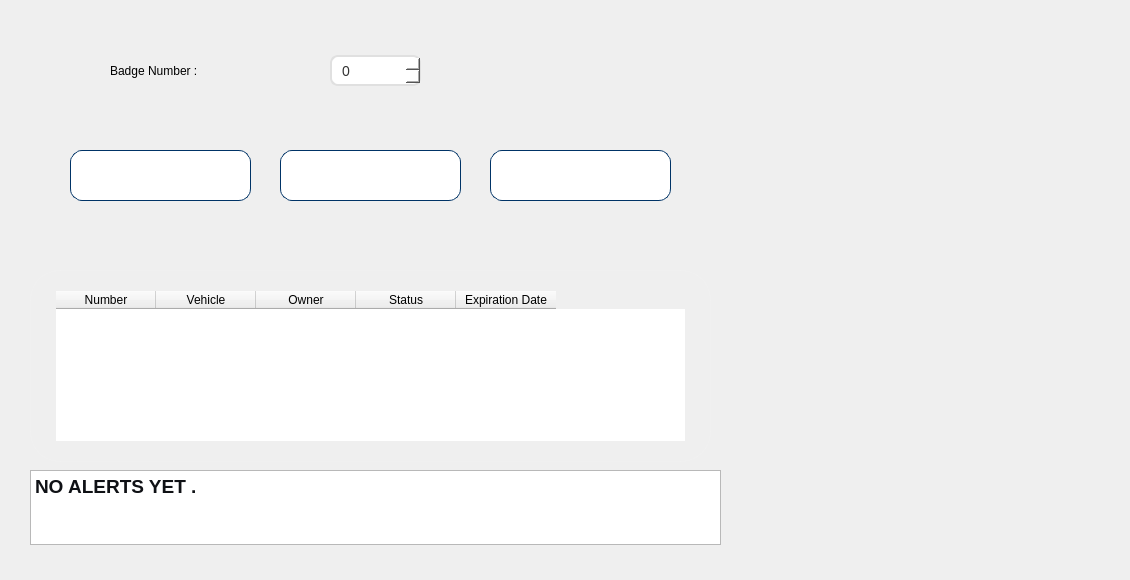
         <widget class="QWidget" name="tab_26">
          <attribute name="title">
           <string>ACCESS MANAGEMENT </string>
          </attribute>
          <widget class="QWidget" name="widget_20" native="true">
           <property name="geometry">
            <rect>
             <x>0</x>
             <y>0</y>
             <width>1121</width>
             <height>571</height>
            </rect>
           </property>
           <widget class="QTextEdit" name="textEdit_2">
            <property name="geometry">
             <rect>
              <x>730</x>
              <y>750</y>
              <width>691</width>
              <height>75</height>
             </rect>
            </property>
            <property name="html">
             <string>&lt;!DOCTYPE HTML PUBLIC &quot;-//W3C//DTD HTML 4.0//EN&quot; &quot;http://www.w3.org/TR/REC-html40/strict.dtd&quot;&gt;
&lt;html&gt;&lt;head&gt;&lt;meta name=&quot;qrichtext&quot; content=&quot;1&quot; /&gt;&lt;meta charset=&quot;utf-8&quot; /&gt;&lt;style type=&quot;text/css&quot;&gt;
p, li { white-space: pre-wrap; }
hr { height: 1px; border-width: 0; }
li.unchecked::marker { content: &quot;\2610&quot;; }
li.checked::marker { content: &quot;\2612&quot;; }
&lt;/style&gt;&lt;/head&gt;&lt;body style=&quot; font-family:'Times New Roman'; font-size:10pt; font-weight:700; font-style:italic;&quot;&gt;
&lt;p style=&quot; margin-top:0px; margin-bottom:0px; margin-left:0px; margin-right:0px; -qt-block-indent:0; text-indent:0px;&quot;&gt;&lt;span style=&quot; font-family:'Menlo','Monaco','Cascadia Mono','Consolas','Ubuntu Mono','DejaVu Sans Mono','Liberation Mono','JetBrains Mono','Fira Code','Cousine','Roboto Mono','Courier New','Courier','sans-serif','system-ui'; font-size:14pt; font-weight:696; font-style:normal; color:#0f1115; background-color:#ebeef2;&quot;&gt;Aucune alerte pour le moment.&lt;/span&gt;&lt;/p&gt;
&lt;p style=&quot;-qt-paragraph-type:empty; margin-top:0px; margin-bottom:0px; margin-left:0px; margin-right:0px; -qt-block-indent:0; text-indent:0px; font-family:'Menlo','Monaco','Cascadia Mono','Consolas','Ubuntu Mono','DejaVu Sans Mono','Liberation Mono','JetBrains Mono','Fira Code','Cousine','Roboto Mono','Courier New','Courier','sans-serif','system-ui'; font-size:14pt; font-weight:696; font-style:normal; color:#0f1115;&quot;&gt;&lt;br /&gt;&lt;/p&gt;&lt;/body&gt;&lt;/html&gt;</string>
            </property>
           </widget>
           <widget class="QPushButton" name="pushButton_38">
            <property name="geometry">
             <rect>
              <x>1160</x>
              <y>450</y>
              <width>151</width>
              <height>29</height>
             </rect>
            </property>
            <property name="text">
             <string>Historique Accès</string>
            </property>
           </widget>
           <widget class="QLabel" name="label_59">
            <property name="geometry">
             <rect>
              <x>110</x>
              <y>50</y>
              <width>211</width>
              <height>41</height>
             </rect>
            </property>
            <property name="styleSheet">
             <string notr="true">font: 700 italic 15pt &quot;Times New Roman&quot;;</string>
            </property>
            <property name="text">
             <string>Badge Number :</string>
            </property>
           </widget>
           <widget class="QSpinBox" name="spinBox_4">
            <property name="geometry">
             <rect>
              <x>330</x>
              <y>55</y>
              <width>91</width>
              <height>31</height>
             </rect>
            </property>
            <property name="styleSheet">
             <string notr="true">QSpinBox {
    background-color: white;
    border: 2px solid #e0e0e0;
    border-radius: 8px;
    padding: 8px;
    font-size: 14px;
    color: #333;
}

QSpinBox :hover {
    border: 2px solid #29b6f6;
    background-color: #f9f9f9;
}

QSpinBox :focus {
    border: 2px solid #0d47a1;
    background-color: white;
}</string>
            </property>
           </widget>
           <widget class="QTextEdit" name="textEdit_3">
            <property name="geometry">
             <rect>
              <x>30</x>
              <y>470</y>
              <width>691</width>
              <height>75</height>
             </rect>
            </property>
            <property name="html">
             <string>&lt;!DOCTYPE HTML PUBLIC &quot;-//W3C//DTD HTML 4.0//EN&quot; &quot;http://www.w3.org/TR/REC-html40/strict.dtd&quot;&gt;
&lt;html&gt;&lt;head&gt;&lt;meta name=&quot;qrichtext&quot; content=&quot;1&quot; /&gt;&lt;meta charset=&quot;utf-8&quot; /&gt;&lt;style type=&quot;text/css&quot;&gt;
p, li { white-space: pre-wrap; }
hr { height: 1px; border-width: 0; }
li.unchecked::marker { content: &quot;\2610&quot;; }
li.checked::marker { content: &quot;\2612&quot;; }
&lt;/style&gt;&lt;/head&gt;&lt;body style=&quot; font-family:'Times New Roman'; font-size:10pt; font-weight:700; font-style:italic;&quot;&gt;
&lt;p style=&quot; margin-top:0px; margin-bottom:0px; margin-left:0px; margin-right:0px; -qt-block-indent:0; text-indent:0px;&quot;&gt;&lt;span style=&quot; font-family:'Menlo','Monaco','Cascadia Mono','Consolas','Ubuntu Mono','DejaVu Sans Mono','Liberation Mono','JetBrains Mono','Fira Code','Cousine','Roboto Mono','Courier New','Courier','sans-serif','system-ui'; font-size:14pt; font-weight:696; font-style:normal; color:#0f1115;&quot;&gt;NO ALERTS YET .&lt;/span&gt;&lt;/p&gt;&lt;/body&gt;&lt;/html&gt;</string>
            </property>
           </widget>
           <widget class="QTableWidget" name="tableWidget_5">
            <property name="geometry">
             <rect>
              <x>30</x>
              <y>270</y>
              <width>681</width>
              <height>192</height>
             </rect>
            </property>
            <property name="styleSheet">
             <string notr="true">QTableWidget{
    background: qlineargradient(
        x1: 0, y1: 1,
        x2: 0, y2: 0,
        stop: 0 #0d47a1,
        stop: 0.5 #29b6f6,
        stop: 1 #4fc3f7
    );
    color: white;
    font-weight: bold;
    font-size: 16px;
    border-radius: 30px;
    padding: 20px 25px;
    border: 1px solid rgba(255, 255, 255, 20);
}</string>
            </property>
            <property name="columnCount">
             <number>5</number>
            </property>
            <column>
             <property name="text">
              <string>Number</string>
             </property>
            </column>
            <column>
             <property name="text">
              <string>Vehicle</string>
             </property>
            </column>
            <column>
             <property name="text">
              <string>Owner</string>
             </property>
            </column>
            <column>
             <property name="text">
              <string>Status</string>
             </property>
            </column>
            <column>
             <property name="text">
              <string>Expiration Date</string>
             </property>
            </column>
           </widget>
           <widget class="QLineEdit" name="lineEdit_152">
            <property name="geometry">
             <rect>
              <x>280</x>
              <y>150</y>
              <width>181</width>
              <height>51</height>
             </rect>
            </property>
            <property name="styleSheet">
             <string notr="true">QLineEdit {
	font: 700 italic 10pt &quot;Times New Roman&quot;;
	color: white;
    background: qlineargradient(
        x1: 0, y1: 0, x2: 1, y2: 1,
        stop: 0 #001F3F,   /* bleu marine profond */
        stop: 1 #004080    /* bleu marine plus clair */
    );
    border: 1px solid #003366; /* contour subtil bleu foncé */
    border-radius: 12px;       /* coins arrondis */
    padding: 6px

}</string>
            </property>
            <property name="text">
             <string>Desactivate Badge</string>
            </property>
           </widget>
           <widget class="QLineEdit" name="lineEdit_153">
            <property name="geometry">
             <rect>
              <x>70</x>
              <y>150</y>
              <width>181</width>
              <height>51</height>
             </rect>
            </property>
            <property name="styleSheet">
             <string notr="true">QLineEdit {
	font: 700 italic 10pt &quot;Times New Roman&quot;;
	color: white;
    background: qlineargradient(
        x1: 0, y1: 0, x2: 1, y2: 1,
        stop: 0 #001F3F,   /* bleu marine profond */
        stop: 1 #004080    /* bleu marine plus clair */
    );
    border: 1px solid #003366; /* contour subtil bleu foncé */
    border-radius: 12px;       /* coins arrondis */
    padding: 6px

}</string>
            </property>
            <property name="text">
             <string>Activate Badge</string>
            </property>
           </widget>
           <widget class="QLineEdit" name="lineEdit_154">
            <property name="geometry">
             <rect>
              <x>490</x>
              <y>150</y>
              <width>181</width>
              <height>51</height>
             </rect>
            </property>
            <property name="styleSheet">
             <string notr="true">QLineEdit {
	font: 700 italic 10pt &quot;Times New Roman&quot;;
	color: white;
    background: qlineargradient(
        x1: 0, y1: 0, x2: 1, y2: 1,
        stop: 0 #001F3F,   /* bleu marine profond */
        stop: 1 #004080    /* bleu marine plus clair */
    );
    border: 1px solid #003366; /* contour subtil bleu foncé */
    border-radius: 12px;       /* coins arrondis */
    padding: 6px

}</string>
            </property>
            <property name="text">
             <string>History Access</string>
            </property>
           </widget>
          </widget>
         </widget>
